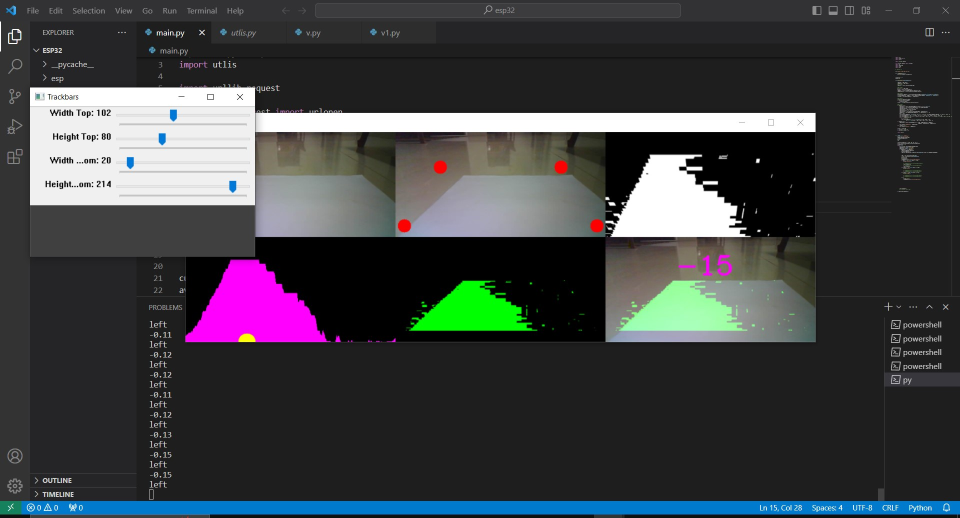
#> input picture images/Annotation 2023-12-12 180548.jpg, 1920 x 1035 px (shown at 1/2 size)
$ python -i main.py   (imports and definitions only)
#> lines starting #> are read from the running program, lines starting #| are printed output that depends on the picture; after the words box and inside, x2 and y2 are one past the last pixel; in counts of white or black regions, pixels touching at a corner belong together
### utlis.py
import cv2
import numpy as np

def thresholding(img):
    imgHsv = cv2.cvtColor(img,cv2.COLOR_BGR2HSV)
    lowerWhite = np.array([81,0,0])
    upperWhite = np.array([255,160,255])
    maskWhite = cv2.inRange(imgHsv,lowerWhite,upperWhite)
    return maskWhite

def warpImg(img,points,w,h,inv = False):
    pts1 = np.float32(points)
    pts2 = np.float32([[0,0],[w,0],[0,h],[w,h]])
    if inv:
        matrix = cv2.getPerspectiveTransform(pts2, pts1)
    else:
        matrix = cv2.getPerspectiveTransform(pts1,pts2)
    imgWarp = cv2.warpPerspective(img,matrix,(w,h))
    return imgWarp

def nothing(a):
    pass

# [7 lines left out: function initializeTrackbars, not called in this run]

def valTrackbars(wT=480, hT=240):
    widthTop = cv2.getTrackbarPos("Width Top", "Trackbars")
    heightTop = cv2.getTrackbarPos("Height Top", "Trackbars")
    widthBottom = cv2.getTrackbarPos("Width Bottom", "Trackbars")
    heightBottom = cv2.getTrackbarPos("Height Bottom", "Trackbars")
    points = np.float32([(widthTop, heightTop), (wT-widthTop, heightTop),
                      (widthBottom , heightBottom ), (wT-widthBottom, heightBottom)])
    return points

def drawPoints(img,points):
    for x in range(4):
        cv2.circle(img,(int(points[x][0]),int(points[x][1])),15,(0,0,255),cv2.FILLED)
    return img

def getHistogram(img,minPer=0.1,display= False,region=1):

    if region ==1:
        histValues = np.sum(img, axis=0)
    else:
        histValues = np.sum(img[img.shape[0]//region:,:], axis=0)


    maxValue = np.max(histValues)
    minValue = minPer*maxValue

    indexArray = np.where(histValues >= minValue)
    basePoint = int(np.average(indexArray))


    if display:
        imgHist = np.zeros((img.shape[0],img.shape[1],3),np.uint8)
        for x,intensity in enumerate(histValues):
            cv2.line(imgHist,(x,img.shape[0]),(x,img.shape[0]-intensity//255//region),(255,0,255),1)
            cv2.circle(imgHist,(basePoint,img.shape[0]),20,(0,255,255),cv2.FILLED)
        return basePoint,imgHist

    return basePoint

def stackImages(scale,imgArray):
    rows = len(imgArray)
    cols = len(imgArray[0])
    rowsAvailable = isinstance(imgArray[0], list)
    width = imgArray[0][0].shape[1]
    height = imgArray[0][0].shape[0]
    if rowsAvailable:
        for x in range ( 0, rows):
            for y in range(0, cols):
                if imgArray[x][y].shape[:2] == imgArray[0][0].shape [:2]:
                    imgArray[x][y] = cv2.resize(imgArray[x][y], (0, 0), None, scale, scale)
                else:
                    imgArray[x][y] = cv2.resize(imgArray[x][y], (imgArray[0][0].shape[1], imgArray[0][0].shape[0]), None, scale, scale)
                if len(imgArray[x][y].shape) == 2: imgArray[x][y]= cv2.cvtColor( imgArray[x][y], cv2.COLOR_GRAY2BGR)
        imageBlank = np.zeros((height, width, 3), np.uint8)
        hor = [imageBlank]*rows
        hor_con = [imageBlank]*rows
        for x in range(0, rows):
            hor[x] = np.hstack(imgArray[x])
        ver = np.vstack(hor)
    else:
        for x in range(0, rows):
            if imgArray[x].shape[:2] == imgArray[0].shape[:2]:
                imgArray[x] = cv2.resize(imgArray[x], (0, 0), None, scale, scale)
            else:
                imgArray[x] = cv2.resize(imgArray[x], (imgArray[0].shape[1], imgArray[0].shape[0]), None,scale, scale)
            if len(imgArray[x].shape) == 2: imgArray[x] = cv2.cvtColor(imgArray[x], cv2.COLOR_GRAY2BGR)
        hor= np.hstack(imgArray)
        ver = hor
    return ver

### main.py
import cv2
import numpy as np
import utlis

import urllib.request

from urllib.request import urlopen
import os
import datetime
import time
import sys

# replace ip

url=""

def sendRequest(url):
    a=urllib.request.urlopen(url)


curveList = []
avgVal=10

def getLaneCurve(img,display=2):

    imgCopy = img.copy()
    imgResult = img.copy()
    #### STEP 1
    imgThres = utlis.thresholding(img)

    #### STEP 2
    hT, wT, c = img.shape
    points = utlis.valTrackbars()
    imgWarp = utlis.warpImg(imgThres,points,wT,hT)
    imgWarpPoints = utlis.drawPoints(imgCopy,points)

    #### STEP 3
    middlePoint,imgHist = utlis.getHistogram(imgWarp,display=True,minPer=0.5,region=4)
    curveAveragePoint, imgHist = utlis.getHistogram(imgWarp, display=True, minPer=0.9)
    curveRaw = curveAveragePoint - middlePoint

    #### SETP 4
    curveList.append(curveRaw)
    if len(curveList)>avgVal:
        curveList.pop(0)
    curve = int(sum(curveList)/len(curveList))

    #### STEP 5
    if display != 0:
        imgInvWarp = utlis.warpImg(imgWarp, points, wT, hT, inv=True)
        imgInvWarp = cv2.cvtColor(imgInvWarp, cv2.COLOR_GRAY2BGR)
        imgInvWarp[0:hT // 3, 0:wT] = 0, 0, 0
        imgLaneColor = np.zeros_like(img)
        imgLaneColor[:] = 0, 255, 0
        imgLaneColor = cv2.bitwise_and(imgInvWarp, imgLaneColor)
        imgResult = cv2.addWeighted(imgResult, 1, imgLaneColor, 1, 0)
        midY = 450
        cv2.putText(imgResult, str(curve), (wT // 2 - 80, 85), cv2.FONT_HERSHEY_COMPLEX, 2, (255, 0, 255), 3)
        cv2.line(imgResult, (wT // 2, midY), (wT // 2 + (curve * 3), midY), (255, 0, 255), 5)
        cv2.line(imgResult, ((wT // 2 + (curve * 3)), midY - 25), (wT // 2 + (curve * 3), midY + 25), (0, 255, 0), 5)
        for x in range(-30, 30):
            w = wT // 20
            cv2.line(imgResult, (w * x + int(curve // 50), midY - 10),
                     (w * x + int(curve // 50), midY + 10), (0, 0, 255), 2)
    if display == 2:
        imgStacked = utlis.stackImages(0.7, ([img, imgWarpPoints, imgWarp],
                                             [imgHist, imgLaneColor, imgResult]))
        cv2.imshow('ImageStack', imgStacked)
    elif display == 1:
        cv2.imshow('Resutlt', imgResult)

    curve = curve/100
    if curve>1: curve ==1
    if curve<-1:curve == -1

    return curve


# [57 lines not run here, left out]

>>> import cv2
>>> picture = cv2.imread('images/Annotation 2023-12-12 180548.jpg')
#> picture is the input picture: shape (1035, 1920, 3); mean B, G, R 67.7, 64.8, 63
>>> result = getLaneCurve(picture)
#> in thresholding, `maskWhite = cv2.inRange(imgHsv,lowerWhite,upperWhite)`:
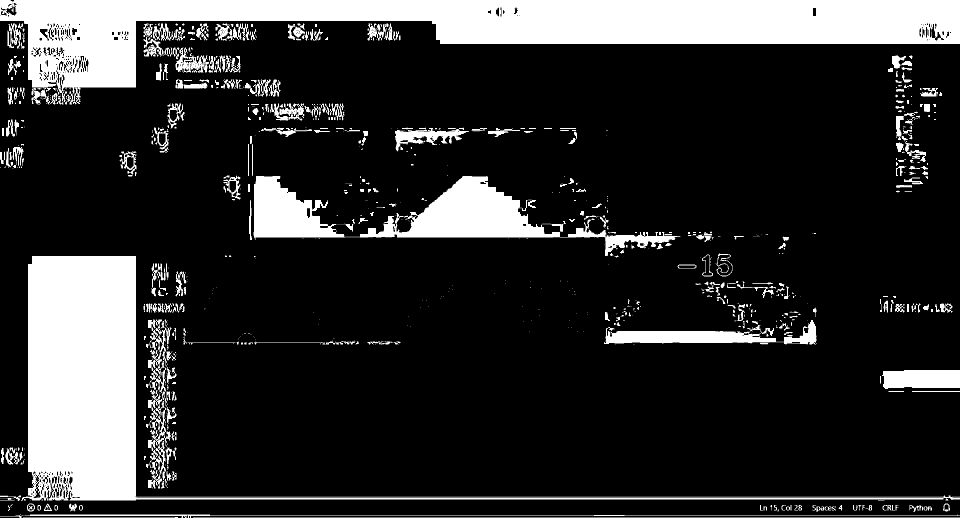
#> maskWhite: shape (1035, 1920) (shown at 1/2 size); 18.8% white; 2710 white regions (2311 under 20 px), largest, box (x1, y1, x2, y2) and area: (0, 0, 1920, 209) 154237, (42, 512, 1920, 1002) 110197, (507, 352, 1361, 512) 40766
#> in warpImg, `imgWarp = cv2.warpPerspective(img,matrix,(w,h))`:
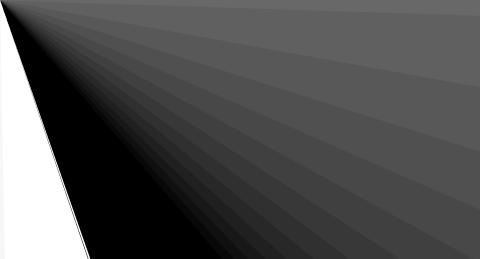
#> imgWarp: shape (1035, 1920) (shown at 1/4 size); min 0, max 255, mean 79.7
#> in getHistogram, `histValues = np.sum(img[img.shape[0]//region:,:], axis=0)`: histValues = 1920 values, max 198135 at index 19, min 5144 at index 361, mean 58963.5
#> in getHistogram, `maxValue = np.max(histValues)`: maxValue = 198135
#> in getHistogram, `minValue = minPer*maxValue`: minValue = 99067.5
#> in getHistogram, `basePoint = int(np.average(indexArray))`: basePoint = 111
#> the loop in getHistogram, `for x,intensity in enumerate(histValues):` made 1920 passes
#> intensity on passes 1 to 3: 191919, 191919, 191919
#> after the loop in getHistogram, `for x,intensity in enumerate(histValues):`:
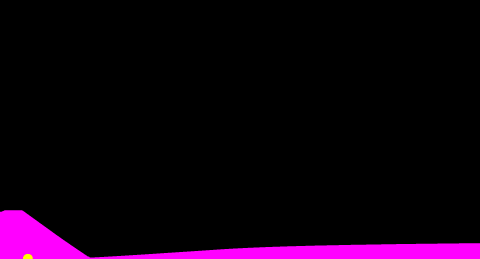
#> imgHist: shape (1035, 1920, 3) (shown at 1/4 size); mean of channels 0, 1, 2 14, 0.1, 14.1; drawn as B, G, R
#> call 2 of getHistogram, with minPer = 0.9, display = True, region = 1
#> in getHistogram (call 2), `histValues = np.sum(img, axis=0)`: histValues = 1920 values, max 255653 at index 0, min 25896 at index 361, mean 82524.2
#> in getHistogram (call 2), `maxValue = np.max(histValues)`: maxValue = 255653
#> in getHistogram (call 2), `minValue = minPer*maxValue`: minValue = 230087.7
#> in getHistogram (call 2), `basePoint = int(np.average(indexArray))`: basePoint = 25
#> the loop in getHistogram (call 2), `for x,intensity in enumerate(histValues):` made 1920 passes
#> intensity on passes 1 to 3: 255653, 255352, 255092
#> after the loop in getHistogram (call 2), `for x,intensity in enumerate(histValues):`:
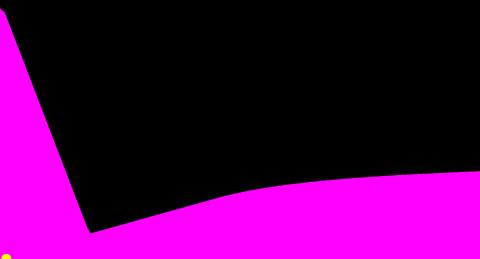
#> imgHist: shape (1035, 1920, 3) (shown at 1/4 size); mean of channels 0, 1, 2 79.5, 0.1, 79.6; drawn as B, G, R
#> in getLaneCurve, `curveRaw = curveAveragePoint - middlePoint`: curveRaw = -86
#> call 2 of warpImg, with points = array of shape (4, 2), w = 1920, h = 1035, inv = True
#> in warpImg (call 2), `matrix = cv2.getPerspectiveTransform(pts2, pts1)`: matrix = [[0.243, 1.5e-24, 7.9e-26], [1.97e-33, -2.66e-32, -2.99e-32], [-1.11e-19, -7.2e-22, 0.97]]
#> in warpImg (call 2), `imgWarp = cv2.warpPerspective(img,matrix,(w,h))`:
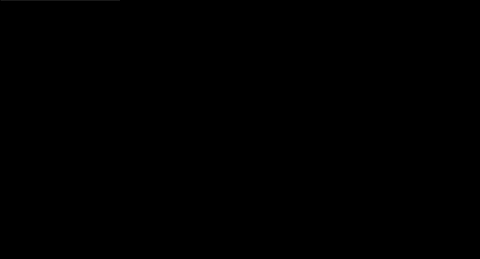
#> imgWarp: shape (1035, 1920) (shown at 1/4 size); min 0, max 104, mean 0
#> after the loop in getLaneCurve, `for x in range(-30, 30):`:
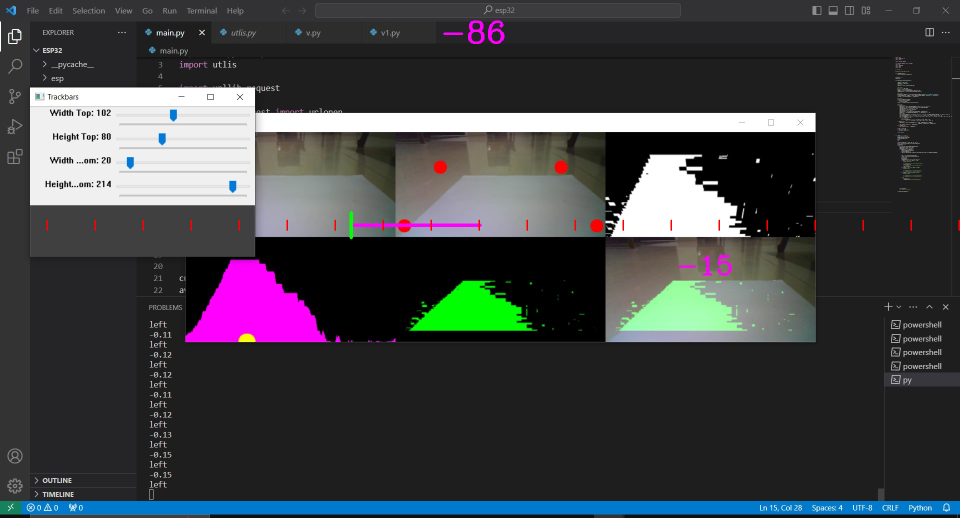
#> imgResult: shape (1035, 1920, 3) (shown at 1/2 size); mean B, G, R 67.9, 64.6, 63.4
#> after the loop in stackImages, `for x in range(0, rows):`: hor = 2 items
#> in stackImages, `ver = np.vstack(hor)`:
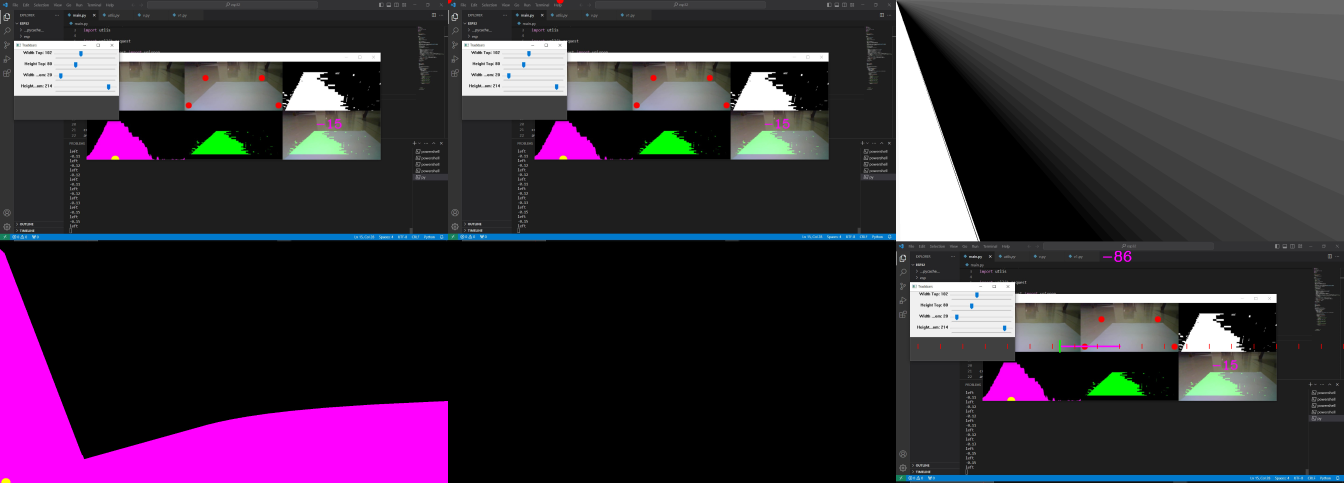
#> ver: shape (1448, 4032, 3) (shown at 1/3 size); mean of channels 0, 1, 2 60.4, 45.7, 58.2; drawn as B, G, R
#> in getLaneCurve, `curve = curve/100`: curve = -0.86
#> result = -0.86

$ run again, on images/Annotation 2023-12-12 180634.jpg
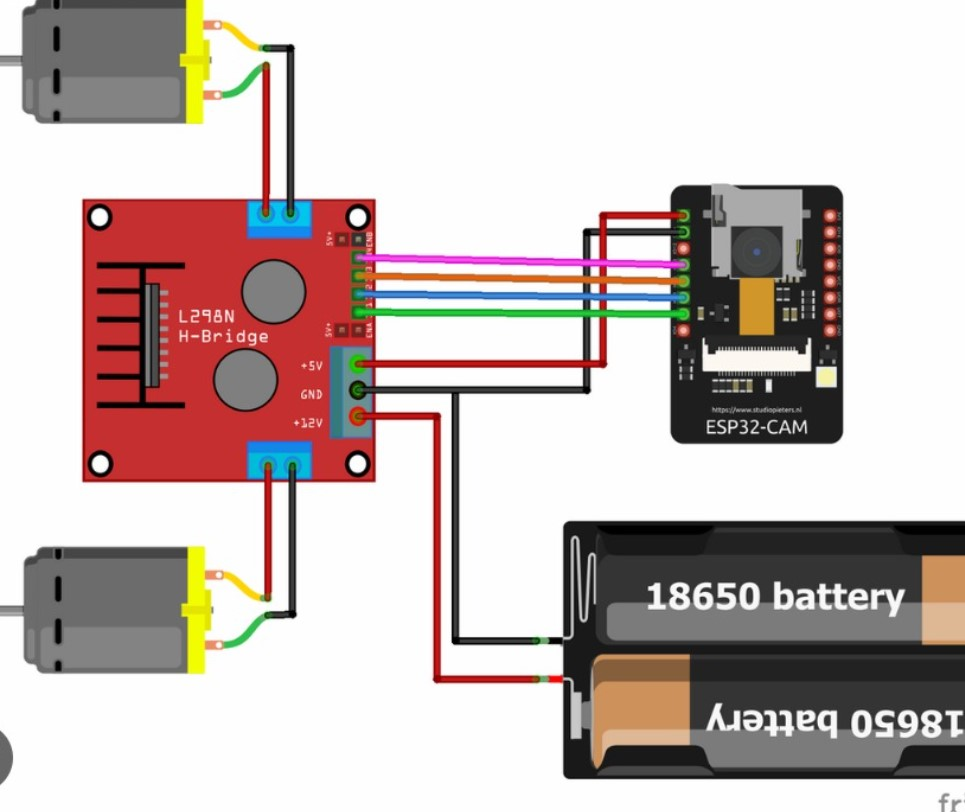
#> input picture images/Annotation 2023-12-12 180634.jpg, 965 x 812 px
#> picture is the input picture: shape (812, 965, 3); mean B, G, R 184.5, 187.2, 200
#> imgHsv: shape (812, 965, 3); mean H, S, V 14.3, 29.5, 202.6
#> in thresholding, `maskWhite = cv2.inRange(imgHsv,lowerWhite,upperWhite)`:
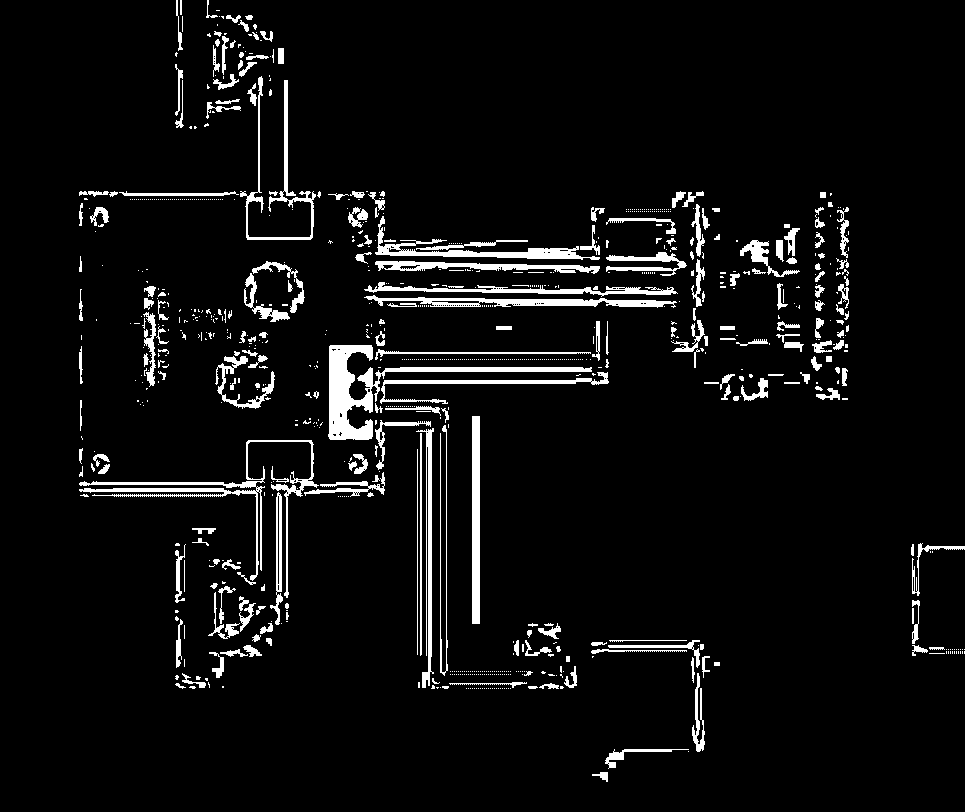
#> maskWhite: shape (812, 965); 5.6% white; 920 white regions (690 under 20 px), largest, box (x1, y1, x2, y2) and area: (328, 345, 592, 440) 4083, (79, 440, 319, 598) 2804, (364, 295, 677, 308) 1792
#> in getHistogram, `histValues = np.sum(img[img.shape[0]//region:,:], axis=0)`: histValues = 965 values, max 255 at index 872, min 0 at index 0, mean 2.04
#> maxValue = 255
#> minValue = 127.5
#> indexArray = ([862, 872, 882, 916, 926, 936, 946, 956],)
#> basePoint = 912
#> curveAveragePoint = 676
#> curveRaw = -236
#> imgWarp: shape (812, 965); every value is 0
#> imgInvWarp: shape (812, 965, 3); every value is 0
#> after the loop in stackImages, `for x in range(0, rows):`: hor = 2 items
#> in stackImages, `ver = np.vstack(hor)`:
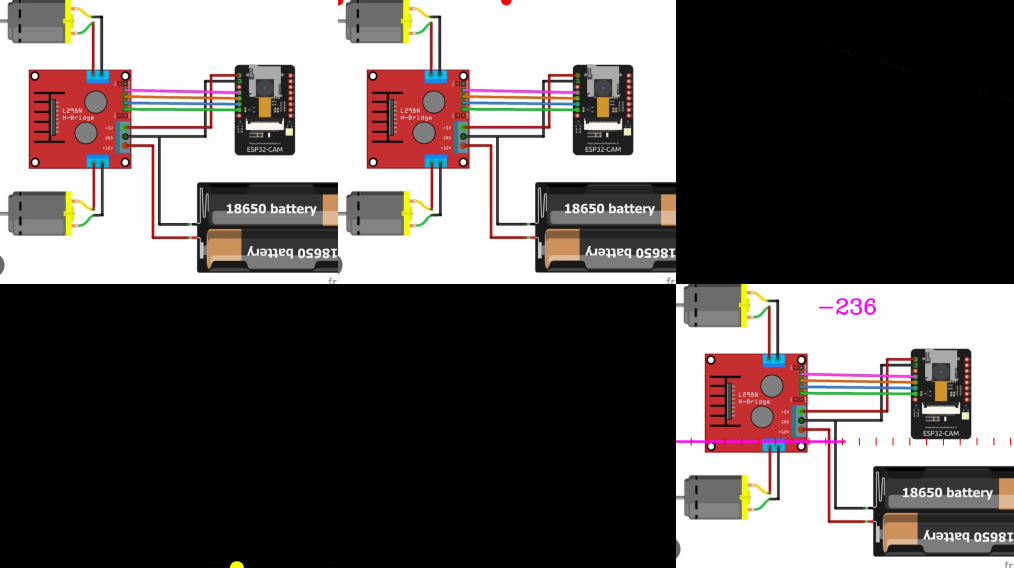
#> ver: shape (1136, 2028, 3) (shown at 1/2 size); mean of channels 0, 1, 2 92.2, 93.3, 100; drawn as B, G, R
#> in getLaneCurve, `curve = curve/100`: curve = -2.36

$ run again, on images/Annotation 2023-12-12 181001.jpg
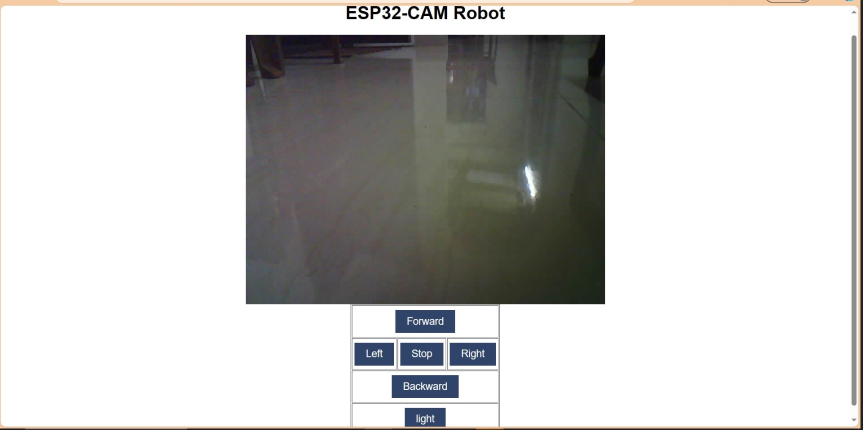
#> input picture images/Annotation 2023-12-12 181001.jpg, 1726 x 860 px (shown at 1/2 size)
#> picture is the input picture: shape (860, 1726, 3); mean B, G, R 200.1, 201.7, 202.2
#> imgHsv: shape (860, 1726, 3); mean H, S, V 21.8, 13.6, 203.7
#> in thresholding, `maskWhite = cv2.inRange(imgHsv,lowerWhite,upperWhite)`:
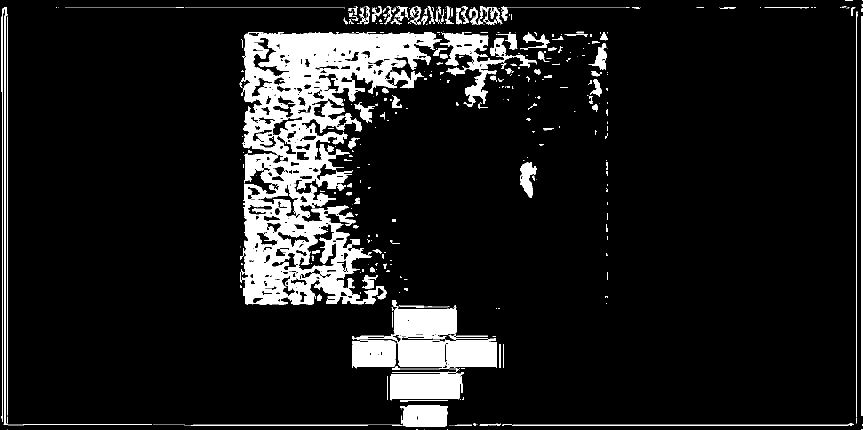
#> maskWhite: shape (860, 1726) (shown at 1/2 size); 11% white; 1028 white regions (855 under 20 px), largest, box (x1, y1, x2, y2) and area: (480, 64, 884, 609) 93300, (704, 669, 994, 739) 10987, (769, 600, 913, 679) 6993
#> imgWarp: shape (860, 1726); every value is 0
#> histValues = 1726 values from 0 to 0
#> maxValue = 0
#> basePoint = 862
#> curveRaw = 0
#> imgInvWarp: shape (860, 1726, 3); every value is 0
#> after the loop in stackImages, `for x in range(0, rows):`: hor = 2 items
#> in stackImages, `ver = np.vstack(hor)`:
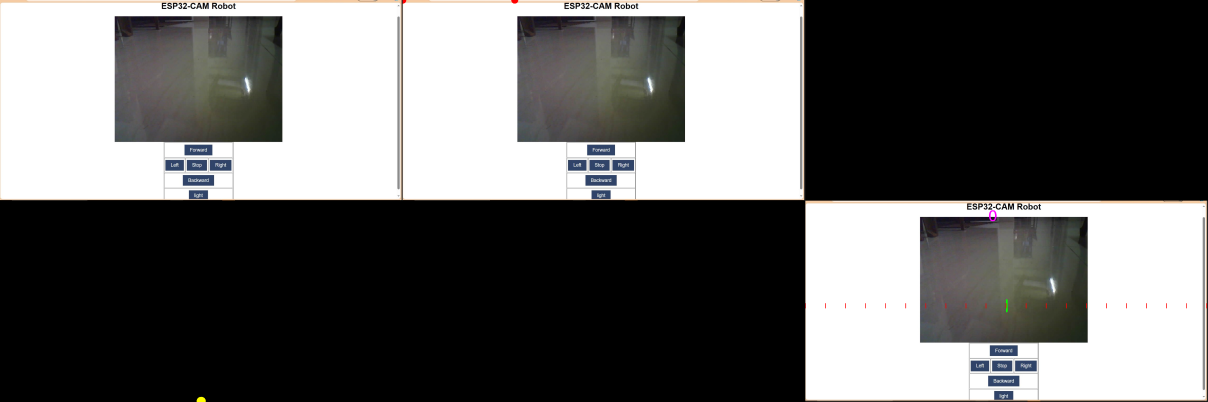
#> ver: shape (1204, 3624, 3) (shown at 1/3 size); mean of channels 0, 1, 2 100, 100.8, 101.1; drawn as B, G, R
#> result = 0
